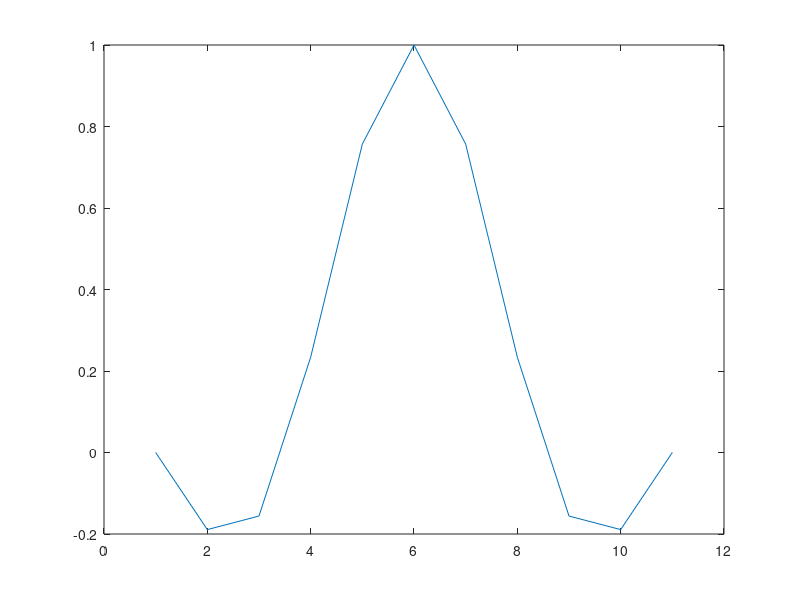
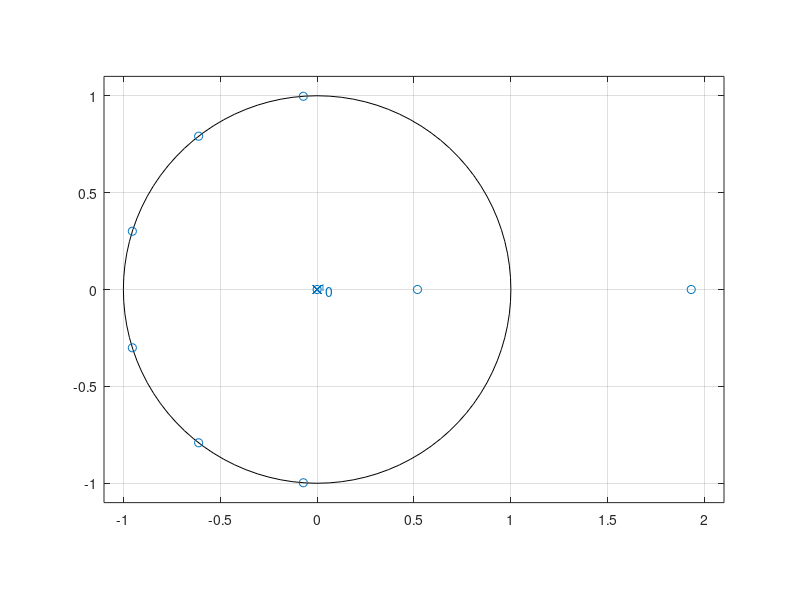
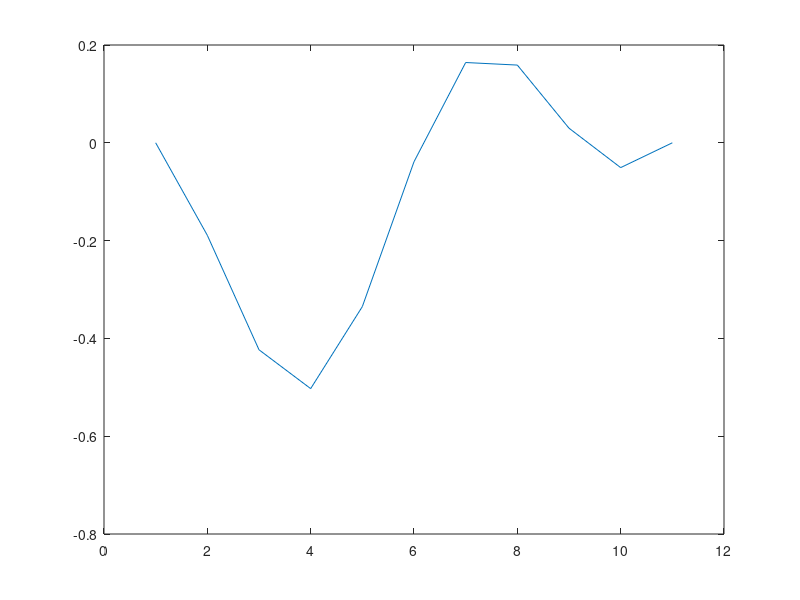
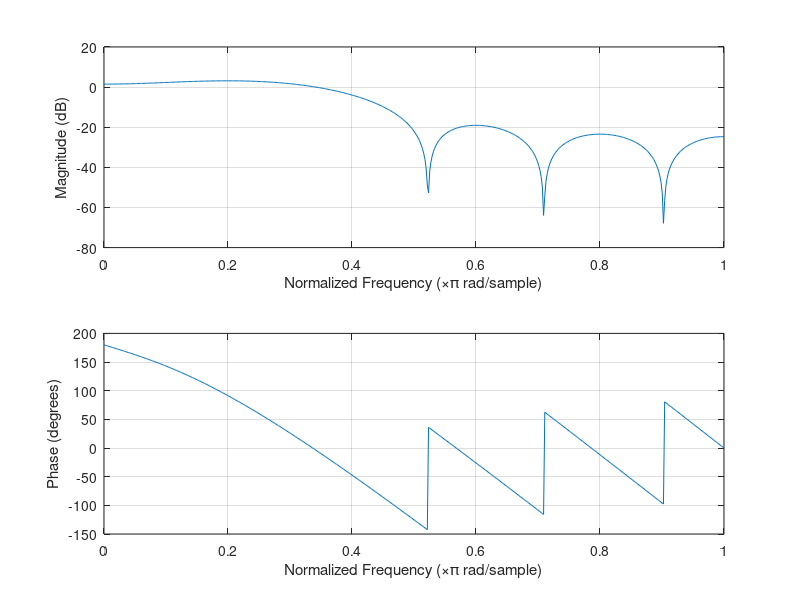

Reproduce these figures in MATLAB, in order.
%
pkg load control;
pkg load signal;
clear all;
clc;
close all;
% Minimum phase filter using sinc function
hsinc = sinc(-2:0.4:2);
%hsinc
%-3.8980e-017  
%-1.8921e-001  
%-1.5591e-001  
%2.3387e-001  
%7.5683e-001  
%1.0000e+000  
%7.5683e-001  
%2.3387e-001  
%-1.5591e-001  
%-1.8921e-001  
%-3.8980e-017
%
%Plot
figure(1)
set(gcf,'name','Sinc function')
plot(hsinc)
%Poles and zeros
figure(2)
set(gcf,'name','Poles and zeros')
zplane(hsinc,1)
axis([-1.1 2.1 -1.1 1.1],'equal')
%values
abs(roots(hsinc));
%4.8539e+015
%1.9309e+000
%1.0000e+000
%1.0000e+000
%1.0000e+000
%1.0000e+000
%1.0000e+000
%1.0000e+000
%5.1789e-001
%2.0602e-016
%
%We compute the zeros:
rt = roots(hsinc);
%-4.8539e+015 + 0.0000e+000i
%1.9309e+000 + 0.0000e+000i
%-9.5370e-001 + 3.0077e-001i
%-9.5370e-001 - 3.0077e-001i
%-6.1157e-001 + 7.9119e-001i
%-6.1157e-001 - 7.9119e-001i
%-7.1160e-002 + 9.9746e-001i
%-7.1160e-002 - 9.9746e-001i
%5.1789e-001 + 0.0000e+000i
%-2.0602e-016 + 0.0000e+000i
%
%We see the zero at 1.93 which we need to mirror in. To achieve this, we first 
%take the z-domain polynomial of the impulse response, and cancel that zero by 
%dividing through the polynomial with only that zero, 1−1.93*z−1
[b, r] = deconv (hsinc, [1,-rt(2)]);
%b =
%-3.8980e-017  
%-1.8921e-001  
%-5.2126e-001  
%-7.7264e-001  
%-7.3509e-001  
%-4.1941e-001  
%-5.3021e-002  
%1.3149e-001  
%9.7988e-002  
%4.8430e-007
%
%r =
%0.0000e+000  
%0.0000e+000  
%0.0000e+000  
%-5.5511e-017  
%0.0000e+000  
%0.0000e+000  
%0.0000e+000  
%0.0000e+000  
%0.0000e+000  
%0.0000e+000  
%9.3514e-007
%
%Here, r is the remainder. In our case it is practically zero, which means we can
%ndeed divide our polynomial without any remainder.
%After that we can multiply the obtained polynomial b with the zero inside the unit
%circle, at position 1/1.93, by multiplying it with the polynomial with only that 
%zero:
%1−1/1.93⋅z−1
hsincmp = conv(b,[1,-1/rt(2)']);
%hsincmp =
%-3.8980e-17 
%1.8921e-01 
%-4.2327e-01 
%-5.0269e-01
%-3.3495e-01 
%-3.8715e-02
%1.6418e-01 
%1.5895e-01 
%2.9889e-02 
%-5.0746e-02
%4.6242e-09
%
%This hsincmp is now our minimum phase version of our filter! Now we can take a 
%look at the impulse response:
figure(3)
set(gcf,'name','Minimum phase filters impulse response')
plot(hsincmp)
%Observe that our filter now became non-symmetric, with the main peak at the
%beginning of the impulse response!
%The resulting frequency response is obtained with
figure(4)
set(gcf,'name','Minimum phase filters frequency response')
freqz(hsincmp)
%Now compare the above frequency response of our minimum phase filter with the 
%linear phase version, with 
figure(5)
set(gcf,'name','Linear phase filters frequency response')
freqz(hsinc)